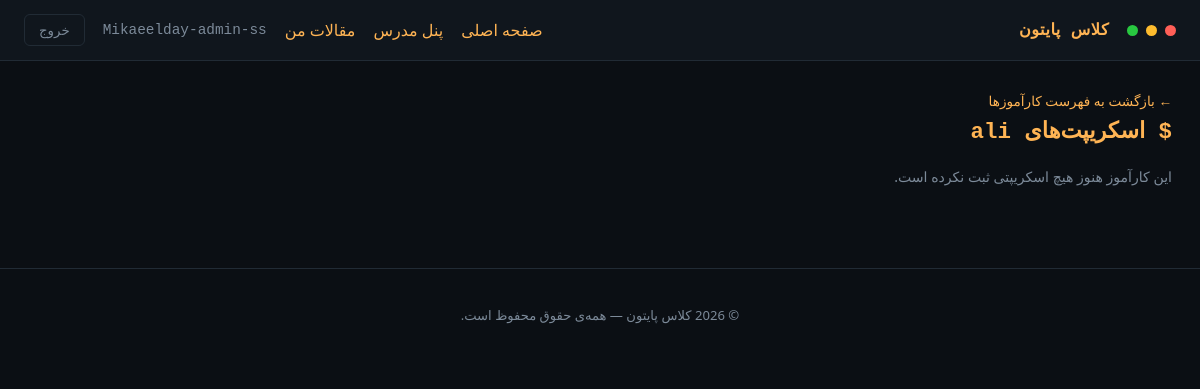
Page /instructor/student/2/ (signed in) on the earlier database version.
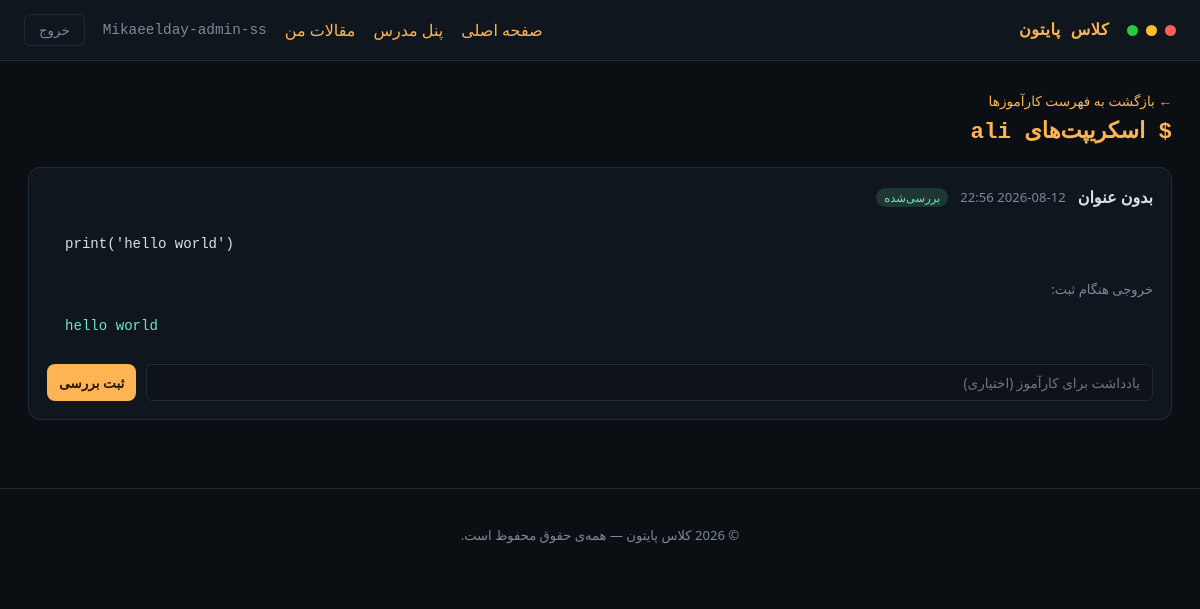
Same page on the later database version.
### core/models.py (models this page shows, shortened)
class Submission(models.Model):
    student = models.ForeignKey(
        settings.AUTH_USER_MODEL,
        on_delete=models.CASCADE,
        related_name="submissions",
    )
    title = models.CharField(max_length=150, blank=True)
    code = models.TextField()
    output = models.TextField(blank=True)
    created_at = models.DateTimeField(auto_now_add=True)
    reviewed = models.BooleanField(default=False)
    instructor_note = models.TextField(blank=True)

### core/views.py (the view)
# urls.py: path("instructor/student/<int:user_id>/", views.instructor_student_detail, name="instructor_student_detail"),
@user_passes_test(is_instructor)
def instructor_student_detail(request, user_id):
    from django.contrib.auth import get_user_model
    User = get_user_model()
    student = get_object_or_404(User, pk=user_id)
    submissions = student.submissions.all()
    return render(
        request,
        "core/instructor_student_detail.html",
        {"student": student, "submissions": submissions},
    )

### core/views.py (called while the page is built)
def is_instructor(user):
    return user.is_staff

### core/templates/core/instructor_student_detail.html (shortened to what this page needs)
{% extends "core/base.html" %}
{% block content %}
<div class="instructor-page">
    <a href="{% url 'instructor_overview' %}" class="back-link">← بازگشت به فهرست کارآموزها</a>
    <h1 class="page-heading">$ اسکریپت‌های {{ student.username }}</h1>
    {% if submissions %}
    <div class="submission-detail-list">
        {% for s in submissions %}
        <div class="submission-detail">
            <div class="submission-detail__head">
                <span class="submission-detail__title">{{ s.title|default:"بدون عنوان" }}</span>
                <span class="submission-detail__date">{{ s.created_at|date:"Y-m-d H:i" }}</span>
                {% if s.reviewed %}<span class="badge badge--ok">بررسی‌شده</span>{% else %}<span class="badge">در انتظار بررسی</span>{% endif %}
            </div>
            <pre class="console console--code">{{ s.code }}</pre>
            {% if s.output %}
            <p class="submission-detail__label">خروجی هنگام ثبت:</p>
            <pre class="console">{{ s.output }}</pre>
            {% endif %}
            <form method="post" action="{% url 'mark_reviewed' s.id %}" class="review-form">
                <input type="text" name="note" placeholder="یادداشت برای کارآموز (اختیاری)" value="{{ s.instructor_note }}">
                <button type="submit" class="btn btn--small btn--accent">ثبت بررسی</button>
            </form>
        </div>
        {% endfor %}
    </div>
    {% else %}
    <p class="sidebar__empty">این کارآموز هنوز هیچ اسکریپتی ثبت نکرده است.</p>
    {% endif %}
</div>
{% endblock %}

Differences in the rows shown:
added Submission: title "بدون عنوان", created_at "2026-08-12 22:56", reviewed "بررسی‌شده", code "print('hello world')", output "hello world"
Other differences:
text no longer shown: "این کارآموز هنوز هیچ اسکریپتی ثبت نکرده است."
